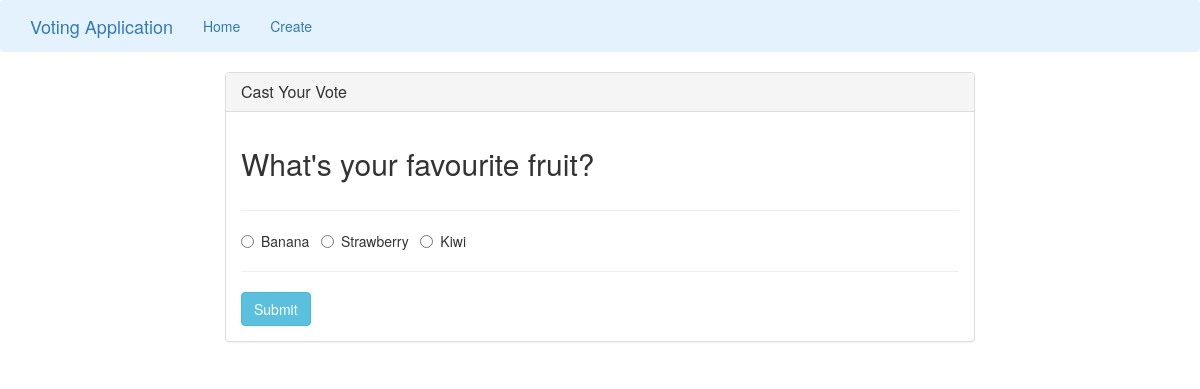
The app's page /vote/5 with its own data.
### app/models.py (models this page shows, shortened)
class Poll(models.Model):
    question = models.TextField(max_length=30)
    option_one = models.CharField(max_length=30)
    option_two = models.CharField(max_length=30)
    option_three = models.CharField(max_length=30)
    option_one_count = models.IntegerField(default=0)
    option_two_count = models.IntegerField(default=0)
    option_three_count = models.IntegerField(default=0)

### app/views.py (the view, shortened to what this page needs)
# urls.py: path('vote/<poll_id>', poll_views.vote, name='vote'),
def vote(request, poll_id):
    poll = Poll.objects.get(pk=poll_id)
    context = {
        'poll' : poll
    }
    return render(request, 'app/vote.html', context)

### app/templates/app/vote.html (shortened to what this page needs)
{% extends "app/base.html" %}
{% block main %}
<div class="row">
    <div class="col-lg-8 col-lg-offset-2">
        <div class="panel panel-default">
            <div class="panel-heading">
                <h3 class="panel-title">Cast Your Vote</h3>
            </div>
            <div class="panel-body">
                <div class="row">
                    <div class="col-lg-12">
                        <h2>{{poll.question}}</h2>
                    </div>
                </div>
                <div class="row">
                    <div class="col-lg-12">
                        <hr />
                        <form method="POST">
                            <div class="form-group">
                                <div class="radio">
                                    <label>
                                        <input type="radio" name="poll" value="option1" required>
                                        {{ poll.option_one }}
                                    </label> &nbsp;
                                    <label>
                                        <input type="radio" name="poll" value="option2">
                                        {{ poll.option_two }}
                                    </label> &nbsp;
                                    <label>
                                        <input type="radio" name="poll" value="option3">
                                        {{ poll.option_three }}
                                    </label> &nbsp;
                                </div>
                            </div>
                            <hr />
                            <button type="submit" class="btn btn-info">
                                Submit
                            </button>
                        </form>
                    </div>
                </div>
            </div>
        </div>
    </div>
</div>
{% endblock %}

### records on screen
Poll: question "What's your favourite fruit?", option_one "Banana", option_two "Strawberry", option_three "Kiwi"
